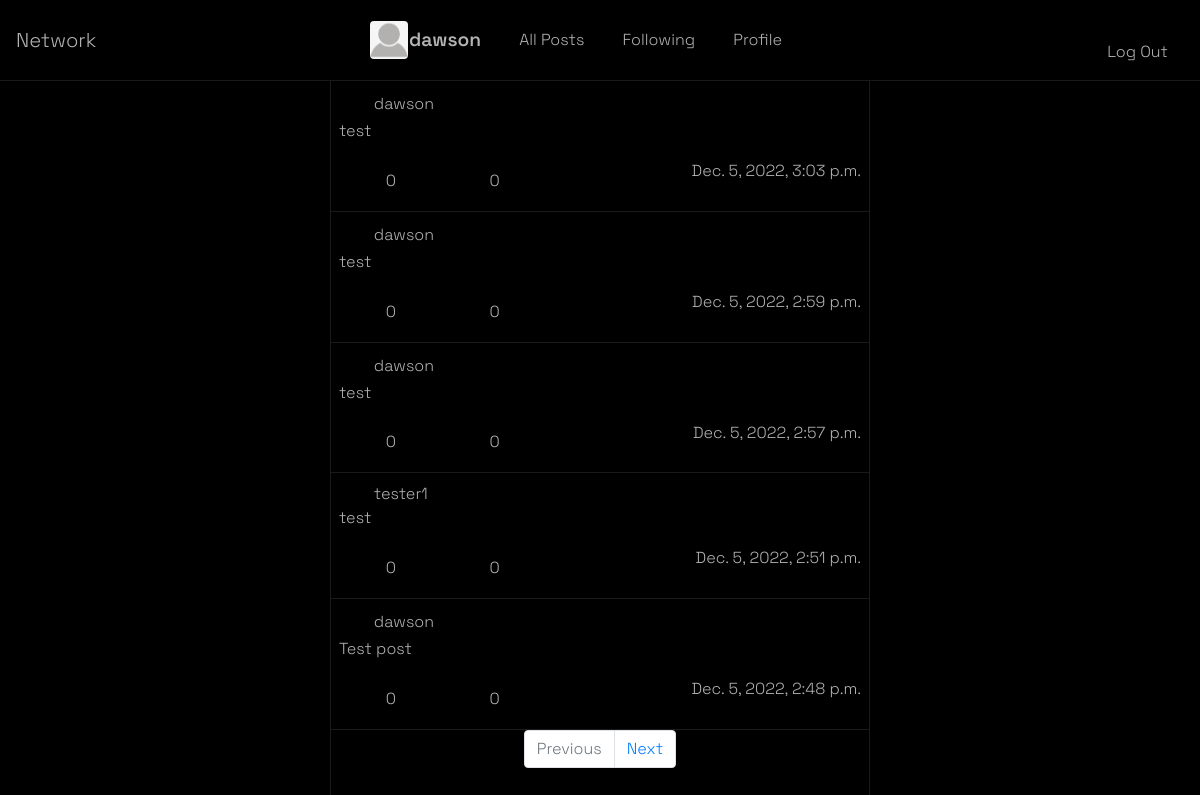
Before: / (signed in) with the older database file.
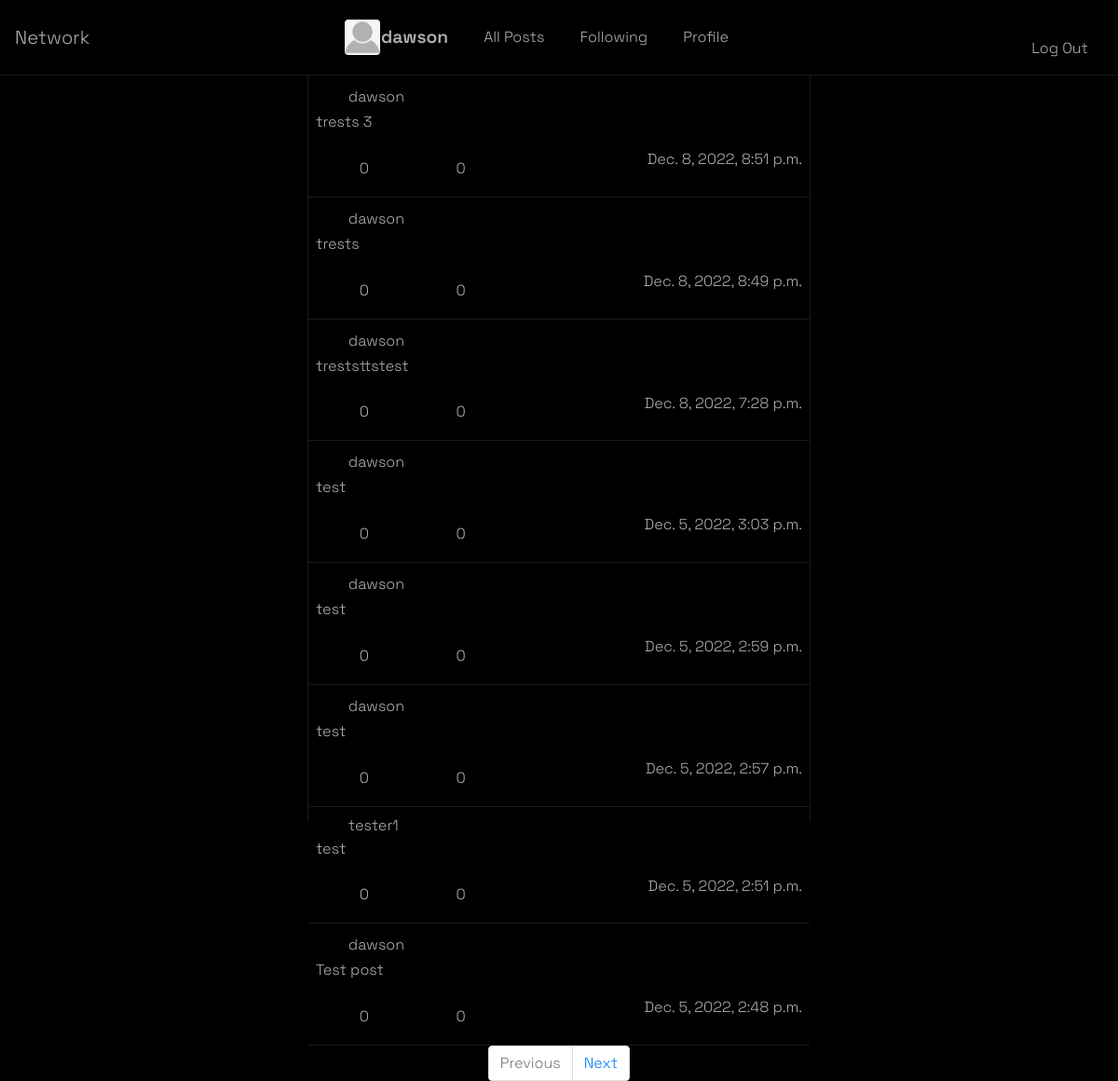
After: the same page with the newer database file.
### network/models.py (models this page shows, shortened)
class User(AbstractUser):
    name = models.CharField(max_length=24, default="Incognito")
    bio = models.TextField(default="")
    profilePicture = models.ImageField(
        upload_to="network/static/images/", default=False, blank=True, null=True)

class Post(models.Model):
    username = models.CharField(
        default='None', max_length=24, null=True, blank=True)
    caption = models.TextField(default="")
    image = models.ImageField(
        upload_to="network/static/images/", default=False, blank=True, null=True)
    timestamp = models.DateTimeField(auto_now_add=True)
    totalLikes = models.IntegerField(default=0)
    totalComments = models.IntegerField(default=0)

### network/views.py (the view, shortened to what this page needs)
# urls.py: path("", views.index, name="index"),
def index(request):
    posts = Post.objects.all().values()
    posts = posts.order_by("-timestamp").all()
    posts = Paginator(posts, 10)
    print(request)
    if posts.num_pages <= 5:
        return render(request, "network/index.html", {
            'postForm': PostForm,
            'numPages': posts.num_pages,
            'posts': posts.page(1).object_list,
        })
    return render(request, "network/index.html", {
        'postForm': PostForm,
        'numPages': posts.num_pages,
        'posts': posts.page(1).object_list,
    })

### network/templates/network/index.html (shortened to what this page needs)
{% extends "network/layout.html" %}
{% block body %}
    <div id='index-body'>
        <div id='post-container'>
            {% for i in posts %}
            <div class='single-post-container' id='{{ i.id }}'>
                <div class='user-info'>
                    <a class='profile-link' href='/profile/{{ i.username }}'><div id='{{ i.username }}' class='index-user-info-top'><box-icon id='profilePicIcon' name='user-circle' size='sm' color='rgb(230, 230, 230)'></box-icon>{{ i.username }}</div></a>
                    {% if i.username == user.username %}
                        <div class='edit-post'>
                            <button type="button" id='editPostButton' class="btn btn-dark" data-toggle="modal" data-target="#editPostPopup" data-whatever="@getbootstrap">
                                <box-icon animation='none' id='editPostSvg' name='plus-circle' size='30px' color="rgb(230, 230, 230)"></box-icon></button>
                        </div>
                    {% endif %}
                    </div>
                <div class='post-content'>
                    <p>
                        {{ i.caption }}
                    </p>
                </div>
                <div class='post-footer'>
                    <div class='interactions'>
                        <form class='interaction-form' method='POST'>
                            <div class='interaction-form'>
                                <button type='submit' class='like interaction-button' name='{{ i.id }}'><box-icon color='white' size='sm' name='like' class='interaction-icons'></box-icon></button>
                                <p>{{ i.totalLikes }}</p>
                            </div>
                            <div class='interaction-form'>
                                <button type='submit' class='dislike interaction-button' name='{{ i.id }}'><box-icon color='white' size='sm' name='dislike' class='interaction-icons'></box-icon></button>
                                <button type='submit' class='comment interaction-button' name='{{ i.id }}'><box-icon color='white' size='sm' name='comment' class='interaction-icons'></box-icon></button>
                                <p>{{ i.totalComments }}</p>
                            </div>
                        </form>
                    </div>
                    <div class='post-timestamp'>
                        {{ i.timestamp }}
                    </div>
                </div>
            </div>
            {% endfor %}
            <nav aria-label="Page navigation example">
                <ul class="pagination justify-content-center">
                  <li class="page-item disabled">
                    <a class="page-link" href="#" tabindex="-1">Previous</a>
                  </li>
                  <li class="page-item">
                    <a class="page-link" href="#">Next</a>
                  </li>
                </ul>
              </nav>
        </div>
    </div>
{% endblock %}

### network/templates/network/layout.html (shortened to what this page needs)
{% load static %}
<!DOCTYPE html>
<html lang="en">
    <head>
        <link rel="stylesheet" href="https://cdn.jsdelivr.net/npm/bootstrap@4.0.0/dist/css/bootstrap.min.css">
        <link rel="stylesheet" href="https://stackpath.bootstrapcdn.com/bootstrap/4.4.1/css/bootstrap.min.css">
        <link href="{% static 'network/styles.css' %}" rel="stylesheet">
    </head>
    <body>
        <nav id='navbar' class="navbar navbar-expand-lg">
            <a class="navbar-brand" href="#">Network</a>
            <div id='navbar-container'>
              <ul class="navbar-nav mr-auto" >
                {% if user.is_authenticated %}
                    <li class="nav-item">
                        <a id="profile-pic" class="nav-link" href="#">
                            {% if user.profilePicture != 'False' %}
                                <img src="network/static/images/{{ user.profilePicture }}" id='navbar-profilePic'>
                            {% else %}
                                <box-icon id='profilePicIcon' name='user-circle' size='md' color='rgb(230, 230, 230)'></box-icon>
                            {% endif %}
                            <strong>{{ user.username }}</strong></a>
                    </li>
                {% endif %}
                <li class="nav-item">
                  <a class="nav-link" href="{% url 'index' %}">All Posts</a>
                </li>
                {% if user.is_authenticated %}
                    <li class="nav-item">
                        <div>
                        <a class="nav-link" href="#"><span>Following<span></a>
                        </div>
                    </li>
                    <li class="nav-item">
                        <a class="nav-link" href="#">Profile</a>
                    </li>
                    <li class="nav-item">
                        <button type="button" id='newPostButton' class="btn btn-dark" data-toggle="modal" data-target="#modalBackdrop" data-whatever="@getbootstrap">
                            <box-icon animation='none' id='newPostSvg' name='plus-circle' size='30px' color="rgb(230, 230, 230)"></box-icon></button>
                    </li>
                </div>
                    <li class="nav-item">
                        <a class="nav-link" href="{% url 'logout' %}">Log Out</a>
                    </li>
                {% endif %}
          </nav>
          <hr id='fullscreen-split'>
            {% block body %}
            {% endblock %}
    </body>
</html>

### network/static/network/styles.css (style rules this page uses)
body { font-family: 'Space Grotesk', sans-serif; background-color: black; font-weight: 300; color: rgb(180, 178, 178); width: 100%; height: 100%; }
#navbar { background-color: black; justify-content: space-between; }
strong { font-size: larger; font-weight: 600; }
#profile-pic { display: flex; align-items: center; }
#profilePicIcon { margin-right: 10px; }
#navbar a { text-decoration: none ; color: rgb(180, 178, 178); transition: all .25s linear; }
#navbar-container { width: 45%; text-align: center; }
#navbar ul { justify-content: space-evenly; align-items: center !important; }
.nav-item::marker { color: black; }
#navbar-profilePic { height: 40px; width: 40px; }
#newPostButton, #editPostButton { display: flex; background-color: black; justify-content: center !important; align-items: center !important;; height: 30px; width: 30px; border-color: black; border-radius: 50%; }
img { width: 100px; height: 100px; border: solid 1px black; border-radius: 5px; object-fit: cover; }
#fullscreen-split { margin-top: 0; margin-bottom: 0; border-top: 1px solid rgba(255, 255, 255, 0.1); }
#index-body { display: flex; justify-content: center; height: 100vh; width: 100%; }
#post-container { margin-top: 0px;; height: 100vh; width: 45%; border-left: 1px solid rgba(255, 255, 255, 0.1); border-right: 1px solid rgba(255, 255, 255, 0.1); }
.user-info { display: flex; align-items: center; justify-content: space-between; }
.profile-link { text-decoration: none; color: rgb(180, 178, 178); }
.index-user-info-top { display: flex; align-items: center; cursor: pointer }
.single-post-container { padding: .5rem; border-bottom: 1px solid rgba(255, 255, 255, 0.1); }
.interaction-form { display: flex; align-items: center; }
.interaction-form p { margin-bottom: 0px; }
.interaction-button { background-color: black; border: none; }
.post-footer { display: flex; justify-content: space-between; }
.interaction-icons { margin: 5px; }

Changed rows visible on the page:
added Post: username "dawson", caption "trests 3", totalLikes "0", totalComments "0", timestamp "Dec. 8, 2022, 8:51 p.m."
added Post: username "dawson", caption "trests", totalLikes "0", totalComments "0", timestamp "Dec. 8, 2022, 8:49 p.m."
added Post: username "dawson", caption "treststtstest", totalLikes "0", totalComments "0", timestamp "Dec. 8, 2022, 7:28 p.m."
